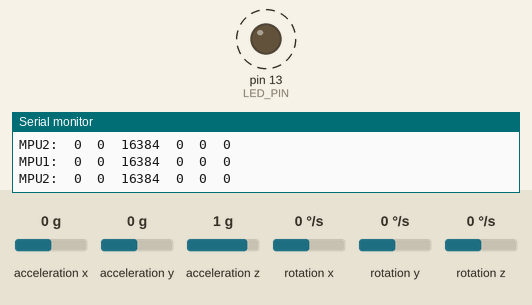
This sketch was run on a simulated Arduino Uno, built with avr-gcc and run on an emulated ATmega328P. On the bench: output pins drawn as LEDs (lit = HIGH), the last lines printed to the serial monitor. Dashed ring = blinking. Inputs (shaded band) come from the test bench; at power-on: acceleration z 1 g, acceleration x 0 g, acceleration y 0 g, rotation x 0 °/s, rotation y 0 °/s, rotation z 0 °/s.

Above: at 1.2 s.
1.3 s: acceleration z set to 0 g
At 2.4 s:
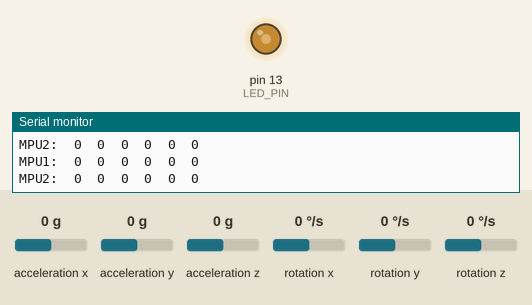
2.9 s: acceleration x set to -1.4 g
5.9 s: acceleration y set to -1.4 g
At 7.5 s:
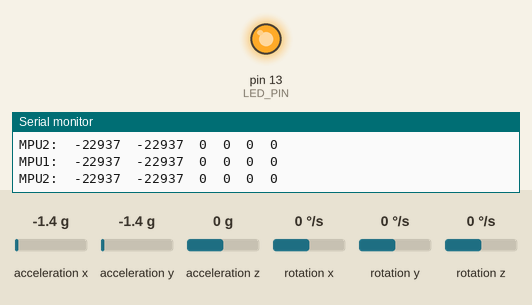
8.9 s: acceleration x set to 0 g
11.9 s: acceleration y set to 0 g
Timing chart, 0 to 14.4 s (numbered marks = the images above; inputs shaded):
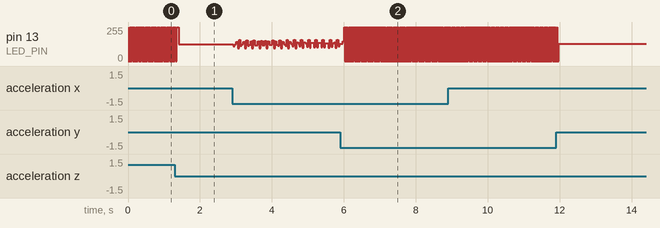

Measured:
- by itself, pin 13 (LED_PIN): alternates 255/255 for 0.01 s and 0/255 for 0.01 s

The sketch:

mpu6050_angle.ino
```cpp
#include<Wire.h>
#include "I2Cdev.h"
#include "MPU6050.h"

MPU6050 accelgyroIC1(0x68);
MPU6050 accelgyroIC2(0x69);

int16_t ax1, ay1, az1;
int16_t gx1, gy1, gz1;

int16_t ax2, ay2, az2;
int16_t gx2, gy2, gz2;

#define LED_PIN 13
bool blinkState = false;

void setup()
{
  Wire.begin();
  Serial.begin(38400);
  Serial.println("Initializing I2C devices...");
  accelgyroIC1.initialize();
  accelgyroIC2.initialize();
  Serial.println("Testing device connections...");
  Serial.println(accelgyroIC1.testConnection() ? "MPU6050 #1 connection successful" : "MPU6050 connection failed");
  Serial.println(accelgyroIC2.testConnection() ? "MPU6050 #2 connection successful" : "MPU6050 connection failed");
  pinMode(LED_PIN, OUTPUT);
}

void loop()
{
  // read raw accel/gyro measurements from device
  accelgyroIC1.getMotion6(&ax1, &ay1, &az1, &gx1, &gy1, &gz1);
  accelgyroIC2.getMotion6(&ax2, &ay2, &az2, &gx2, &gy2, &gz2);
  Serial.print("MPU1:\t");
  Serial.print(ax1); Serial.print("\t");
  Serial.print(ay1); Serial.print("\t");
  Serial.print(az1); Serial.print("\t");
  Serial.print(gx1); Serial.print("\t");
  Serial.print(gy1); Serial.print("\t");
  Serial.println(gz1);
  Serial.print("MPU2:\t");
  Serial.print(ax2); Serial.print("\t");
  Serial.print(ay2); Serial.print("\t");
  Serial.print(az2); Serial.print("\t");
  Serial.print(gx2); Serial.print("\t");
  Serial.print(gy2); Serial.print("\t");
  Serial.println(gz2);
  blinkState = !blinkState;
  digitalWrite(LED_PIN, blinkState);
}
```
